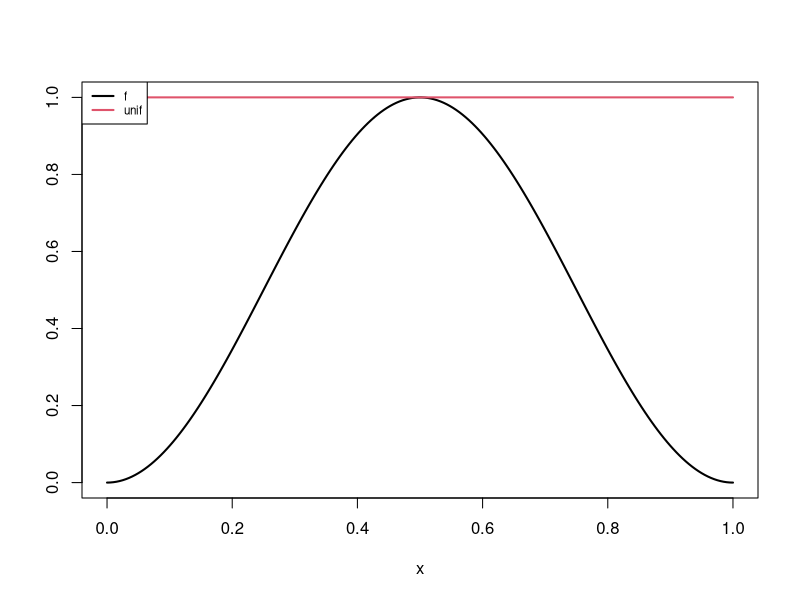
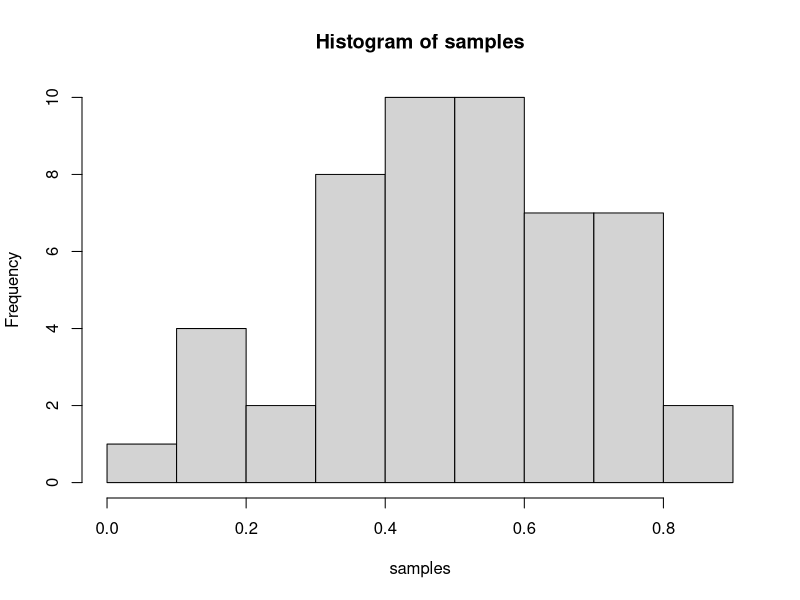
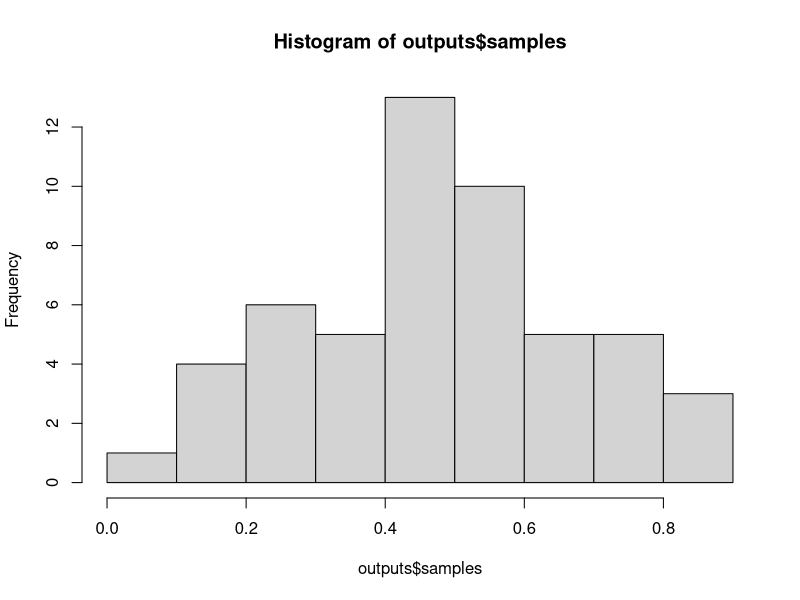
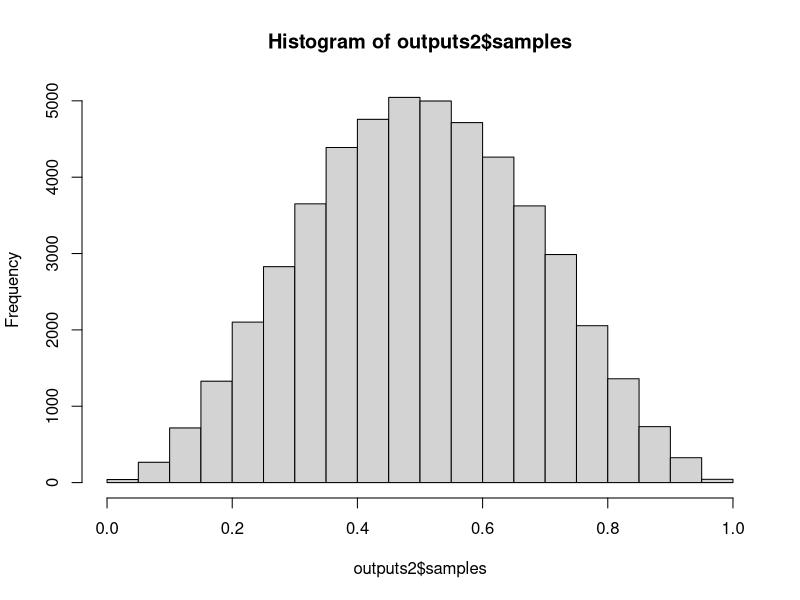
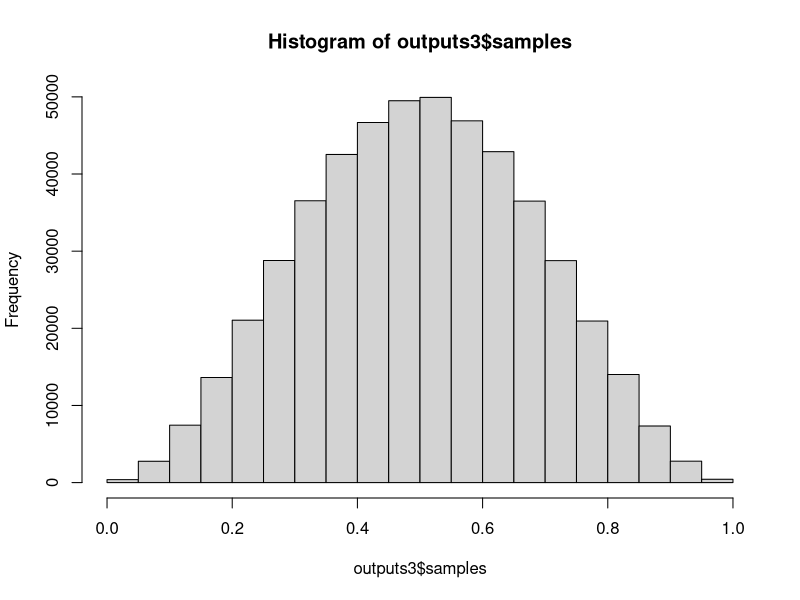
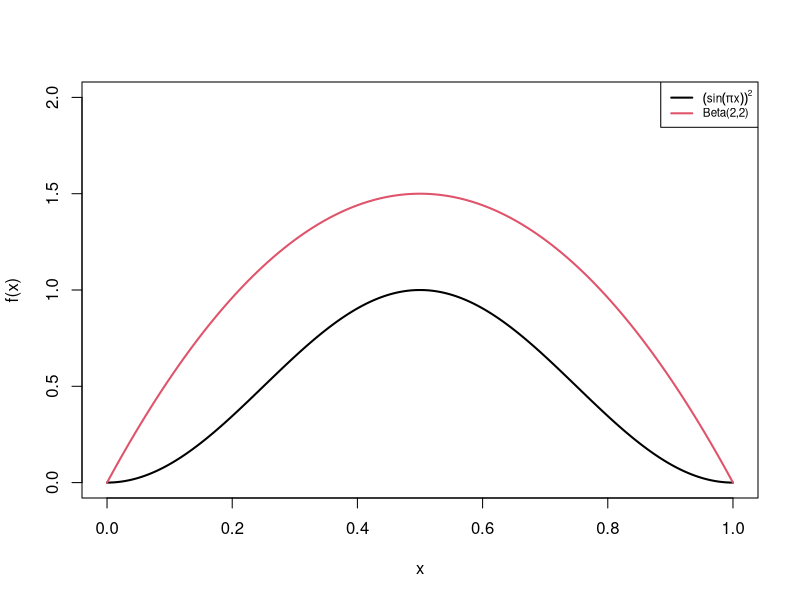
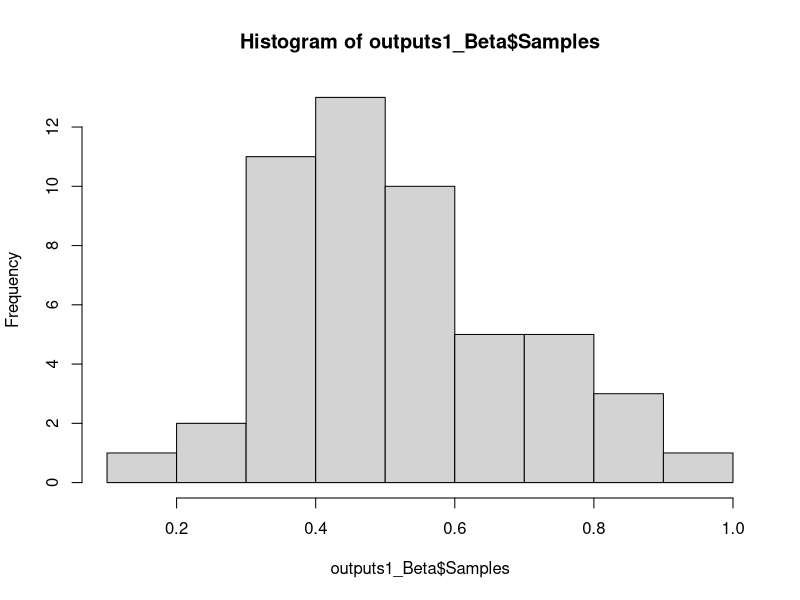
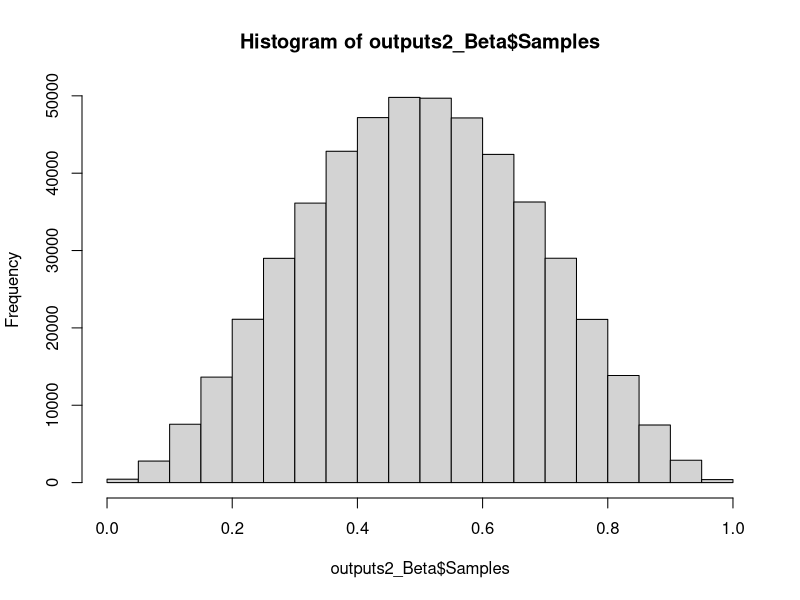

Write the R code that produced these figures, in order.
#==========================
# chp 5 Monte Carlo Method
#==========================

# Q1:
# f(x) propto sin(pi * x), x in [0, 1]
# Plot the densities of f (x) and the Unif(0,1) 
  # on the same plot


# density function of f(x) =  sin(pi * x))^2
f <- function(x) (sin(pi * x))^2

# density function of Unif(0, 1)
Unif <- Vectorize(function(x) 1/(1-0))

x <- seq(0, 1, length.out = 200)
plot(x, f(x), type = "l", lwd = 2, col = 1, ylab = "")
lines(x, Unif(x), col = 2, lwd = 2)

legend("topleft", legend = c("f", "unif"),
       col = c(1, 2), lwd = 2, lty = 1, cex = 0.7)



# Q2: 
# According to the rejection sampling approach sample from f(x)
# using the Unif(0,1) pdf as an enveloping function.

# 1. implement rejection sampling for a single data point

# Initialize a vector Samp for future sample collection
Samp <- NULL
while(is.null(Samp)) {
  # as long as nothing in Samp vector, start working
  
  # step 1, sample from Unif(0,1) pdf
  x <- runif(1, min = 0, max = 1)
  y <- runif(1, min = 0, max = Unif(x))
  
  # step 2, check condition and decide whether to accept x or RJ
    # f(x) = (sin(pi * 2))^2
  if (y < f(x)) 
    Samp = x
}
x
# [1] 0.6904894


# 2. a more general RJ sampling
RJ_sampling <- function(f, rq, q) {
  while(T) { # infinite loop
    # step 1 sample from proposal
    x <- rq(1)
    y <- runif(1, min = 0, max = q(x))
    
    # step 2 check acceptance condition
    if (y < f(x)) 
      Samp <- x
    
    return(Samp)
  }
}

RJ_sampling(f, rq = runif, q = Unif)
# [1] 0.6904894



## Q3:
# Plot a histogram of the points that fall in the acceptance region.
# Do this for a simulation size of 10^2 and 10^5
# and report your acceptance ratio
# Compare the ratios and histograms

# when do points can fall into an acceptance region? 
k <- 10^2

x <- runif(k)
y <- runif(k)

samples <- x[y < f(x)] # points can fall into an acceptance region 

hist(samples)
mean(y < f(x))
# [1] 0.53 # acceptance ratio


samples_acratio <- function(k) {
  x <- runif(k)
  #y <- runif(k)
  y <- runif(k, min = 0, max = Unif(x))
  
  samples <- x[y < f(x)]
  ratio <- mean(y < f(x)) # ac ratio
  
  output <- list(samples = samples, AC_ratio = ratio)
  
}

k <- 100
outputs <- samples_acratio(k)
outputs$AC_ratio
# [1] 0.49
hist(outputs$samples)


k2 <- 1e5
outputs2 <- samples_acratio(k2)
outputs2$AC_ratio
# [1] 0.50217
hist(outputs2$samples)


k3 <- 1e6
outputs3 <- samples_acratio(k3)
outputs3$AC_ratio
# [1] 0.500278
hist(outputs3$samples)



#-----------------------------------------
# Repeat above for envelope function Beta(2,2)
#-----------------------------------------

# Q1:
# Plot the density of f(x) = (sin(pi * x))^2 
  # and Beta(2,2) in the same graph

# Q2:
# use RJ sampling to sample from f(x) using Beta(2, 2) envelope

# Q3:
# compare samples size 100 and 1e5, 
# plot histgram of points that fall into the acc region
# report acceptance ratio


## Answer for Q1
## density of new proposal Beta(2, 2)
a <- 2
b <- 2

Beta_dens <- function(x, a, b) {
  num <- x^{a - 1} * (1 - x)^{b - 1}
  B <- (gamma(a) * gamma(b)) / gamma(a + b)
  
  return(num / B)
  
}

x <- seq(0, 1, length.out = 200)
plot(x, f(x), type = "l", lwd = 2, col = 1, ylim = c(0,2))
lines(x, Beta_dens(x, a, b), lwd = 2, col = 2)

# max(Beta_dens(x, a, b))
# [1] 1.499962 for ylimit

legend("topright", legend = c(expression((sin(pi*x))^2), "Beta(2,2)"), 
       col = c(1, 2), cex = 0.7, lwd = 2, lty = 1 )


## Answer for Q2:
# for 1 sample point
# initialise a vector to collect Sample
Sample <- NULL
while(T) {
  x <- rbeta(1, shape1 = a, shape2 = b)
  y <- runif(1, min = 0, max = Beta_dens(x, a, b))
  
  if (y < f(x))
    Sample <- x
  
  return(Sample)
}
Sample
# [1] 0.6209267


# or using general RJ_sampling function, but need modification

Sample <- NULL
RJ_Samp <- function(f, rq, q, ...) {
  x <- rq(1, ...)
  y <- runif(1, min = 0, max = q(x, ...))
  
  if (y < f(x))
    Sample <- x
  
  return(Sample)
}

RJ_Samp(f, rq = rbeta, Beta_dens, 2, 2)
# [1] 0.591476
# [1] 0.6805201
# [1] 0.4321957


## Answer for Q3: 
# modify above function to involve simulation size k
Samples <- NULL
Smp_Ratio <- function(k, f, rq, q, ...) {
  x <- rq(k, ...)
  y <- runif(k, min = 0, max = q(x, ...))
  
  #if(y < f(x))
     #Samples <- x
  Samples <- x[y < f(x)] # accepted x are samples
  ratio <- mean(y < f(x)) # how many times condition is ture
  
  list(Samples = Samples, ratio = ratio)
  
}

k1 <- 1e2
outputs1_Beta <- Smp_Ratio(k = k1, f, rq = rbeta, q = Beta_dens, 2, 2)
outputs1_Beta$ratio
# [1] 0.53 [1] 0.49
hist(outputs1_Beta$Samples)

k2 <- 1e6
outputs2_Beta <- Smp_Ratio(k = k2, f, rq = rbeta, q = Beta_dens, 2, 2)
outputs2_Beta$ratio
# [1] 0.500578
hist(outputs2_Beta$Samples)

